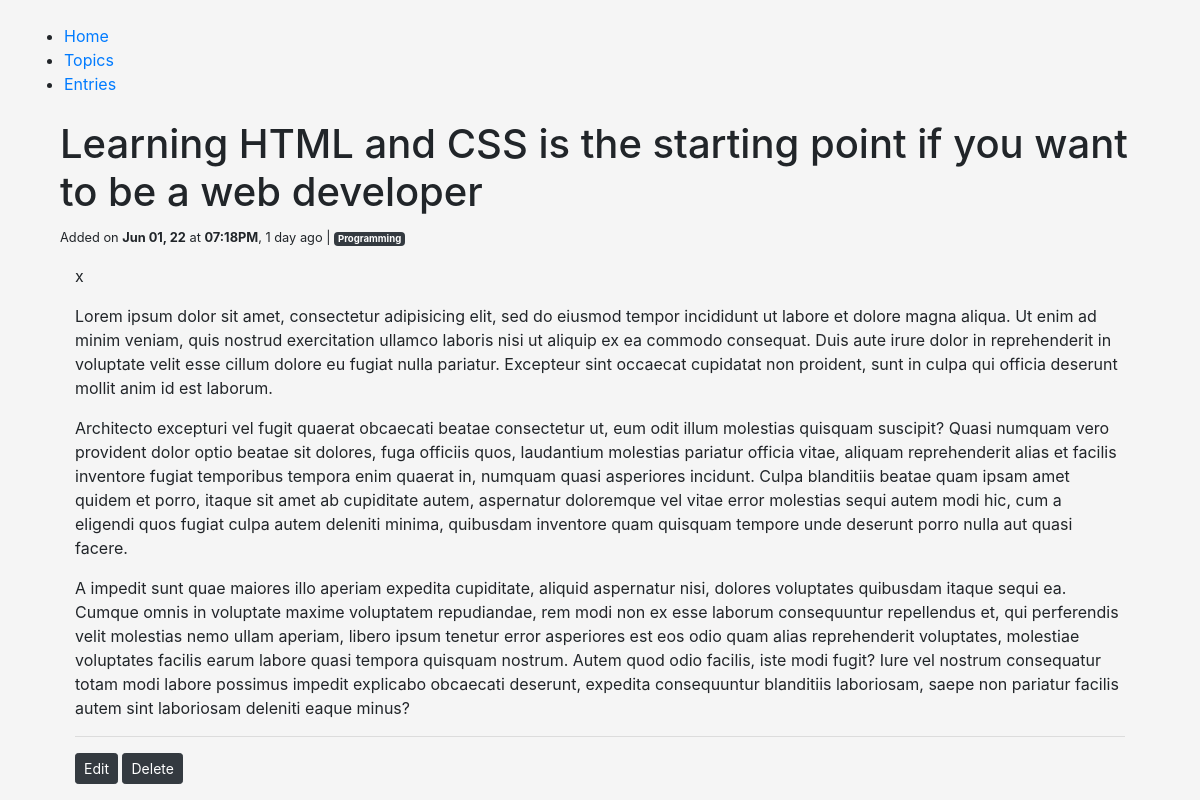
Before: /entry/2/ with the older database file.
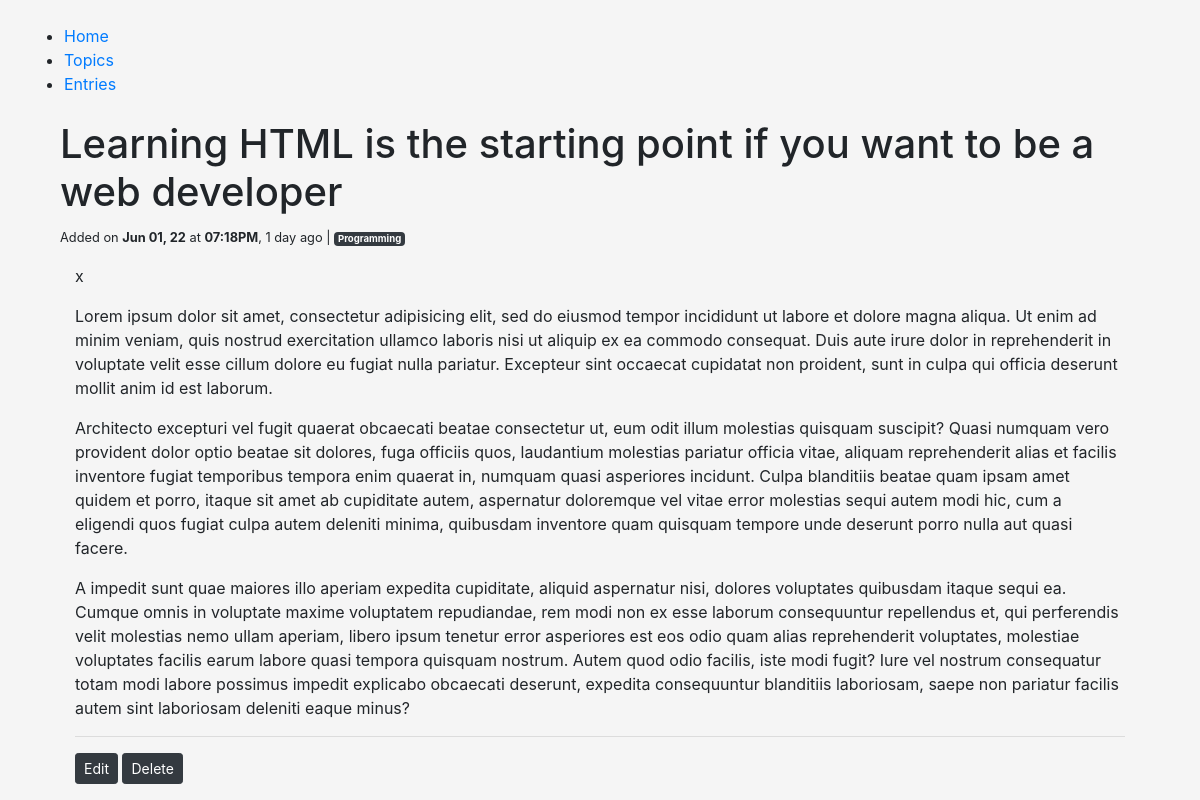
After: the same page with the newer database file.
### learning_logs/models.py (models this page shows, shortened)
class Entry(models.Model):
	entry_topic = models.ForeignKey(Topic, on_delete=models.CASCADE)
	entry_title = models.CharField(max_length=100, blank=True)
	entry_text = models.TextField(max_length=500)
	date_added = models.DateTimeField(auto_now_add=True)
	class Meta:
		verbose_name_plural = 'entries'
		ordering = ['-date_added']

class Topic(models.Model):
	topic_name = models.CharField(max_length=60)
	date_added = models.DateTimeField(auto_now_add=True)
	topic_description = models.TextField(max_length=80, blank=True, null=True)
	class Meta:
		ordering = ['-date_added']
	def __str__(self):
		return self.topic_name

### learning_logs/views.py (the view)
# urls.py: path('entry/<int:pk>/', views.DetailEntry.as_view(), name='entry-detail'),
class DetailEntry(generic.DetailView):
	model = Entry
	template_name = 'learning_logs/detail-entry.html'

### learning_logs/templates/learning_logs/detail-entry.html (shortened to what this page needs)
{% extends 'learning_logs/base.html' %}
{% block content  %}
	<div class="container">
		<h1>{{entry.entry_title}}</h1>
		<p>
			<small>Added on <b>{{entry.date_added|date:"M d, y" }}</b>  at  <b>{{entry.date_added|date:"h:iA" }}</b>, {{ entry.date_added|timesince }} ago  |  <a href="{% url 'topic-detail' entry.entry_topic.id%}"><span class="badge badge-dark">{{entry.entry_topic}}</span></a> </small>
		</p>
		<div class="container">
			<p>{{entry.entry_text}} {% lorem 3 p %}</p>
			<hr>
			<p>
				<a href="{% url 'edit-entry' entry.id %}" class="btn btn-sm btn-dark"> Edit </a>
				<a href="{% url 'delete-entry' entry.id %}" class="btn btn-sm btn-dark"> Delete </a>
			</p>
		</div>
	</div>
{% endblock content  %}

Changed rows visible on the page:
changed Entry "Jun 01, 22": entry_title "Learning HTML and CSS is the starting point if you want to be a web developer" → "Learning HTML is the starting point if you want to be a web developer"
